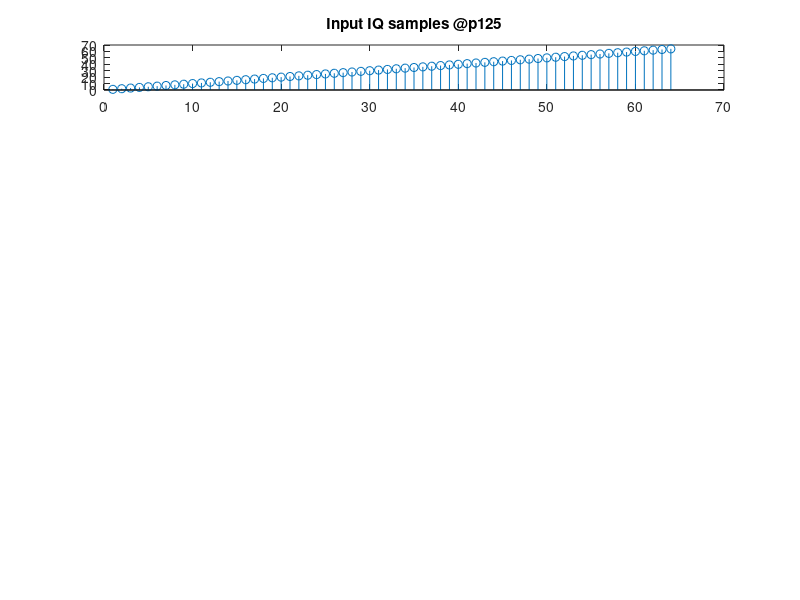

This figure's MATLAB source: (Note: this script raises an error after producing the figure.)
% This program is to generate an input and output sample file for VHA DUC
% testing at p125 gsps
clc;
clear;
close all;

num_vectors = 2;
num_samples_per_vector = 32;
num_samples = num_vectors * num_samples_per_vector;

for i = 1:num_samples
    input_iq (i) = i;        % ramp
    %input_iq (i) = 500 * sin (2 * pi*10*i);
end

n1 = 1:1:num_samples;
subplot(6,1,1); grid on;
stem(n1, input_iq); title("Input IQ samples @p125");

% write this into a file which can be sourced while running on FRIO
fileId = fopen("input_samples/upconversion/single_band_upconversion_p125.txt", "w");
fprintf(fileId, "%08x\n", input_iq);
fclose(fileId);

% input_iq should be scaled down before giving as input to the matlab model
scale_factor = 2^-15;
input_iq_for_model = (input_iq * scale_factor);

% no filters enabled
config.vha_hbf_stages = [0 0 0 0];

% now do an interpolation
output_iq_from_model_p125 = vha_interpolate(input_iq_for_model, config);

% now scale the samples up
scale_factor = 2^15;
output_iq_p125 = (output_iq_from_model_p125 * scale_factor);

n2 = 1:1:length(output_iq_p125);
subplot(6, 1, 2); grid on;
stem(n2, output_iq_p125);  title ("Output - No filters enabled");

% write this output to another file
fileId = fopen("output_samples/upconversion/p125/single_band_upconversion_p125.txt", "w");
fprintf(fileId, "%08x\n", output_iq_p125);
fclose(fileId);

% enable w1
config.vha_hbf_stages = [1 0 0 0];

% now do an interpolation
output_iq_from_model_p25 = vha_interpolate(input_iq_for_model, config);

% now scale the samples up
output_iq_p25 = (output_iq_from_model_p25 * scale_factor);

n2 = 1:1:length(output_iq_p25);
subplot(6, 1, 3); grid on; 
stem(n2, output_iq_p25); title ("Output - W1 enabled");
fileId = fopen("output_samples/upconversion/p125/single_band_upconversion_p25.txt", "w");
fprintf(fileId, "%08x\n", output_iq_p25);
fclose(fileId);

% enable w1, w2
config.vha_hbf_stages = [1 1 0 0];

% now do an interpolation
output_iq_from_model_p5 = vha_interpolate(input_iq_for_model, config);

% now scale the samples up
output_iq_p5 = (output_iq_from_model_p5 * scale_factor);

n2 = 1:1:length(output_iq_p5);
subplot(6, 1, 4); grid on;
stem(n2, output_iq_p5);title ("Output - W1, W2 enabled");
fileId = fopen("output_samples/upconversion/p125/single_band_upconversion_p5.txt", "w");
fprintf(fileId, "%08x\n", output_iq_p5);
fclose(fileId);

% enable w1, w2, w3
config.vha_hbf_stages = [1 1 1 0];

% now do an interpolation
output_iq_from_model_1 = vha_interpolate(input_iq_for_model, config);

% now scale the samples up
output_iq_1 = (output_iq_from_model_1 * scale_factor);

n2 = 1:1:length(output_iq_1);
subplot(6, 1, 5); grid on; 
stem(n2, output_iq_1); title ("Output - W1, W2, W3 enabled");
fileId = fopen("output_samples/upconversion/p125/single_band_upconversion_1.txt", "w");
fprintf(fileId, "%08x\n", output_iq_1);
fclose(fileId);

% enable w1, w2, w3, w4
config.vha_hbf_stages = [1 1 1 1];

% now do an interpolation
output_iq_from_model_2 = vha_interpolate(input_iq_for_model, config);

% now scale the samples up
output_iq_2 = (output_iq_from_model_2 * scale_factor);

n2 = 1:1:length(output_iq_2);
subplot(6, 1, 6); grid on; 
stem(n2, output_iq_2);title ("Output - W1, W2, W3, W4 enabled");
fileId = fopen("output_samples/upconversion/p125/single_band_upconversion_2.txt", "w");
fprintf(fileId, "%08x\n", output_iq_2);
fclose(fileId);
